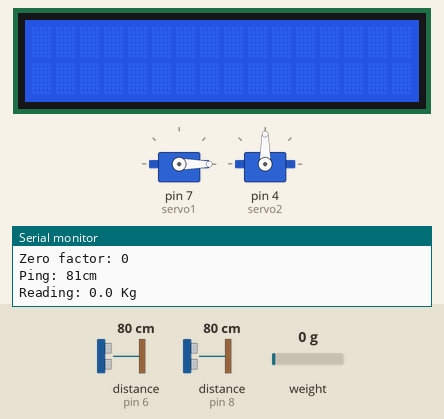
A sketch run on a simulated Arduino Uno, built with avr-gcc and run on an emulated ATmega328P. Shown: 2 × servo, 16×2 character LCD, the last lines printed to the serial monitor. The test bench sets the inputs (shaded band); at power-on: distance to the obstacle (sensors on pin 6, pin 8) 80 cm, weight on the scale 0 g. The echo pulse lasts 58.3 µs per cm.

Above: at 3.2 s.
3.3 s: distance to the obstacle (sensor on pin 6) set to 11 cm
4.9 s: distance to the obstacle (sensor on pin 6) set to 8 cm
At 6.8 s:
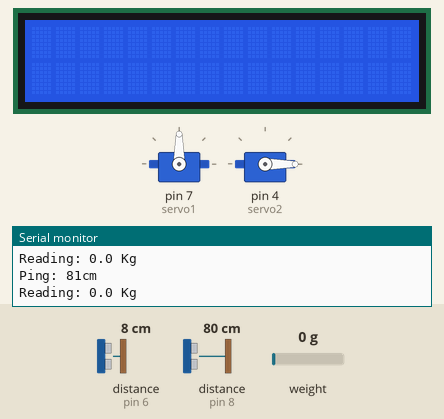
7.6 s: distance to the obstacle (sensor on pin 6) set to 18 cm
At 9.5 s:
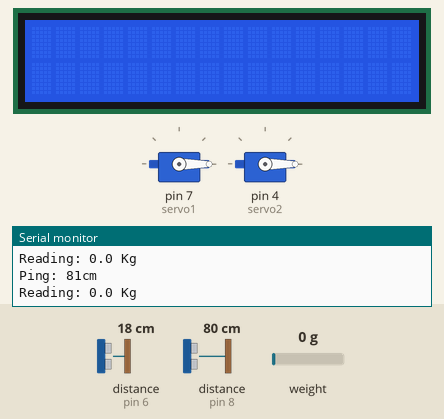
10.3 s: distance to the obstacle (sensor on pin 6) set to 2 cm
At 12.1 s:
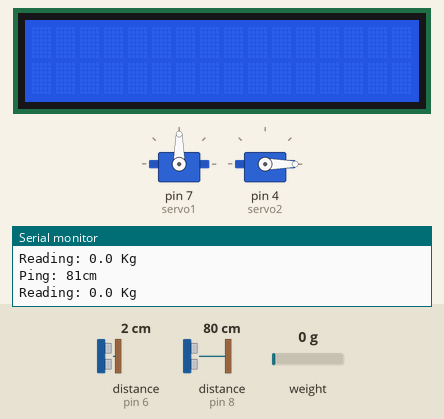
Timing chart, 0 to 13.6 s (numbered marks = the images above; inputs shaded):
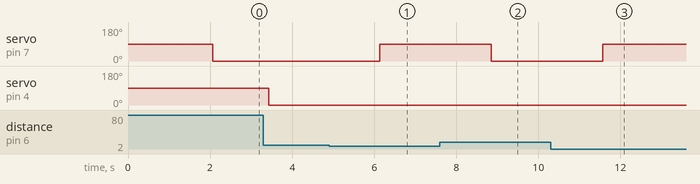

Measured:
- the behaviour switches between 10 and 9 cm on distance to the obstacle (sensor on pin 6) (found by bisection; images 0 and 1)
- after the input at 4.9 s, servo on pin 7 (servo1): 0° → 90° after 1.2 s
- after the input at 7.6 s, servo on pin 7 (servo1): 90° → 0° after 1.3 s
- after the input at 10.3 s, servo on pin 7 (servo1): 0° → 90° after 1.3 s

The sketch:

infiniteloops1.ino.ino
```cpp
#include<Servo.h>
#include <NewPing.h>
#include "HX711.h"
#include <LiquidCrystal.h>
Servo servo1;
Servo servo2;
int angle=0;
int trigPin=5;
int echoPin=6;
#define TRIGGER_PIN 9
#define ECHO_PIN    8
#define MAX_DISTANCE 200
#define DOUT 11
#define CLK  10
float z;
long distance;
long duration;
NewPing sonar(TRIGGER_PIN, ECHO_PIN, MAX_DISTANCE);
LiquidCrystal lcd(12, 11, 5, 4, 3, 2);

float calibration_factor = -7050;

HX711 scale;


void setup()
{
  servo1.attach(7);
  pinMode(trigPin,OUTPUT);
  pinMode(echoPin,INPUT);
  Serial.begin(9600);

  Serial.begin(9600);
  Serial.println("HX711 calibration sketch");
  Serial.println("Remove all weight from scale");
  lcd.begin(16, 2);
  Serial.begin(9600);
  servo2.attach(4);
  scale.begin(DOUT, CLK);
  scale.set_scale();
  scale.tare();
  long zero_factor = scale.read_average(); //Get a baseline reading
  Serial.print("Zero factor: "); //This can be used to remove the need to tare the scale. Useful in permanent scale projects.
  Serial.println(zero_factor);

}

void loop()
{
  ultra();
  servo1.write(0);
  if(distance<=10)
  {
    servo1.write(90);
  }
  delay(50);
  Serial.print("Ping: ");
  Serial.print(sonar.ping_cm());
  Serial.println("cm");


  scale.set_scale(calibration_factor);
   z = (scale.get_units(), 1);
  Serial.print("Reading: ");
  Serial.print(-0.454*scale.get_units(), 1);
  Serial.print(" Kg");
  Serial.println();
   z = digitalRead((scale.get_units(), 1));
  delay(1000);
  if( z>0.1){

      servo2.write(90);
  }
  else{
    servo2.write(0);
  }

}

void ultra()
{
  digitalWrite(trigPin,LOW);
  delayMicroseconds(2);
  digitalWrite(trigPin,HIGH);
  delayMicroseconds(10);
  digitalWrite(trigPin,LOW);
  duration =pulseIn(echoPin,HIGH);
  distance=duration*0.04/2;
}
```
